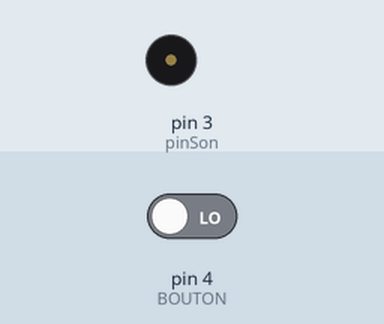
Bench run of a sketch on a simulated Arduino Uno, built with avr-gcc and run on an emulated ATmega328P. On the bench: buzzer (waves = sounding). The inputs (shaded band) are chosen by the test bench; at power-on: pin 4 (BOUTON) LOW.

Above: at 1.2 s.
1.3 s: pin 4 (BOUTON) driven HIGH
At 5.1 s:
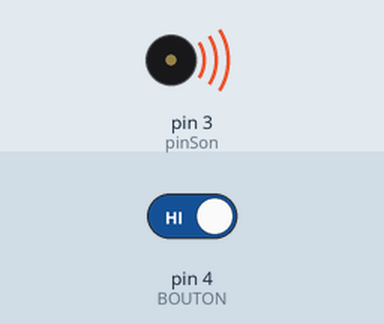
Timing chart, 0 to 10.3 s (numbered marks = the images above; inputs shaded):
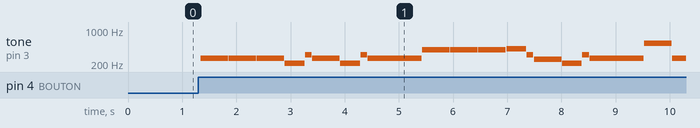

Measured:
- after the input at 1.3 s, tone on pin 3 (pinSon): plays 264 Hz for 0.51 s, 264 Hz for 0.51 s, 264 Hz for 0.51 s, 208 Hz for 0.37 s, 312 Hz for 0.12 s, 264 Hz for 0.51 s … (20 notes in this stretch), starting at once

The sketch:

robot-son.ino
```cpp
/*
Petit clin d'oeil mr Lukas
Nanomaître 2015
*/
// constantes de fréquences
#define DON 33
#define REB 35
#define REN 37
#define MIB 39
#define MIN 41
#define FAN 44
#define SOB 46
#define SON 49
#define LAB 52
#define LAN 55
#define SIB 58
#define SIN 62

// tableau pour la mélodie
int part[50][3] = {
  DON, 2, 100,
  DON, 2, 100,
  DON, 2, 100,
  LAB, 1, 75,
  MIB, 2, 25,
  DON, 2, 100,
  LAB, 1, 75,
  MIB, 2, 25,
  DON, 2, 200,
  SON, 2, 100,
  SON, 2, 100,
  SON, 2, 100,
  LAB, 2, 75,
  MIB, 2, 25,
  SIN, 1, 100,
  LAB, 1, 75,
  MIB, 2, 25,
  DON, 2, 200,
  DON, 3, 100,
  DON, 2, 100,
  DON, 3, 25,
  SIN, 2, 25,
  DON, 3, 25,
  0, 0, 75,
  SIN, 2, 50,
  SIB, 2, 100,
  SIB, 1, 100,
  SON, 2, 25,
  SOB, 2, 25,
  SON, 2, 25,
  0, 0, 75,
  SOB, 2, 50,
  FAN, 2, 100,
  SON, 1, 100,
  SIB, 1, 100,
  SON, 1, 75,
  MIB, 2, 25,
  DON, 2, 100,
  LAB, 1, 75,
  MIB, 2, 25,
  DON, 2, 200,
  -1
};
int pinSon = 3; // pin de connection du haut-parleur
int tempo = 120; // variable du tempo
int duree = 0; // variable de durée de note
unsigned long tempsDep; // variable de temps de départ
int p = 0; // variable de position dans le tableau de mélodie

//BoutonToogle
#define BOUTON 4
boolean isPressed = false;

void setup() {
  pinMode(pinSon, OUTPUT);
  pinMode(BOUTON, INPUT);    // declare pushbutton as input
  tempsDep = millis(); // initialisation du temps de départ
}

void loop() {
  checkBoutonPress();
  if (isPressed)
  {
    joue(); // appel de la fonction pour jouer la mélodie
  }
}


void checkBoutonPress() {
  int val = digitalRead(BOUTON);  // read input value
  Serial.print("bouton=");
  Serial.println(val);
  delay(20); //cf http://arduino.cc/en/Tutorial/AnalogInputPins have to wait a little before reading another value
  if (val == HIGH) {         // check if the input is HIGH (button released)
    isPressed = true;
    Serial.println("-----APPUYER------");
  }
}

//fonction de lecture de la mélodie
void joue() {
  unsigned long tempsAct = millis();
  if (tempsAct - tempsDep >= duree) {
    if (part[p][0] != -1) { // test de fin de tableau
      noTone(pinSon);
      delay(10); // délai pour l'attaque
      // la fréquence est calculée en fonction des fréquences de base
      // et de l'octave définit dans le tableau
      int frequence = part[p][0] * pow(2, part[p][1] + 1);
      // la durée de la note est calculée comme en musique
      duree = 1000 / (tempo / 60) * (float(part[p][2]) / 100);
      if (frequence > 0) {
        tone (pinSon, frequence);
      }
      p++; //incrémentation de la position dans le tableau
    }
    else {
      noTone(pinSon);
      p = 0; // retour au début du tableau
      duree = 1000; // attente avant répétition
      isPressed = false;
    }
    tempsDep = tempsAct;
  }
}
```
